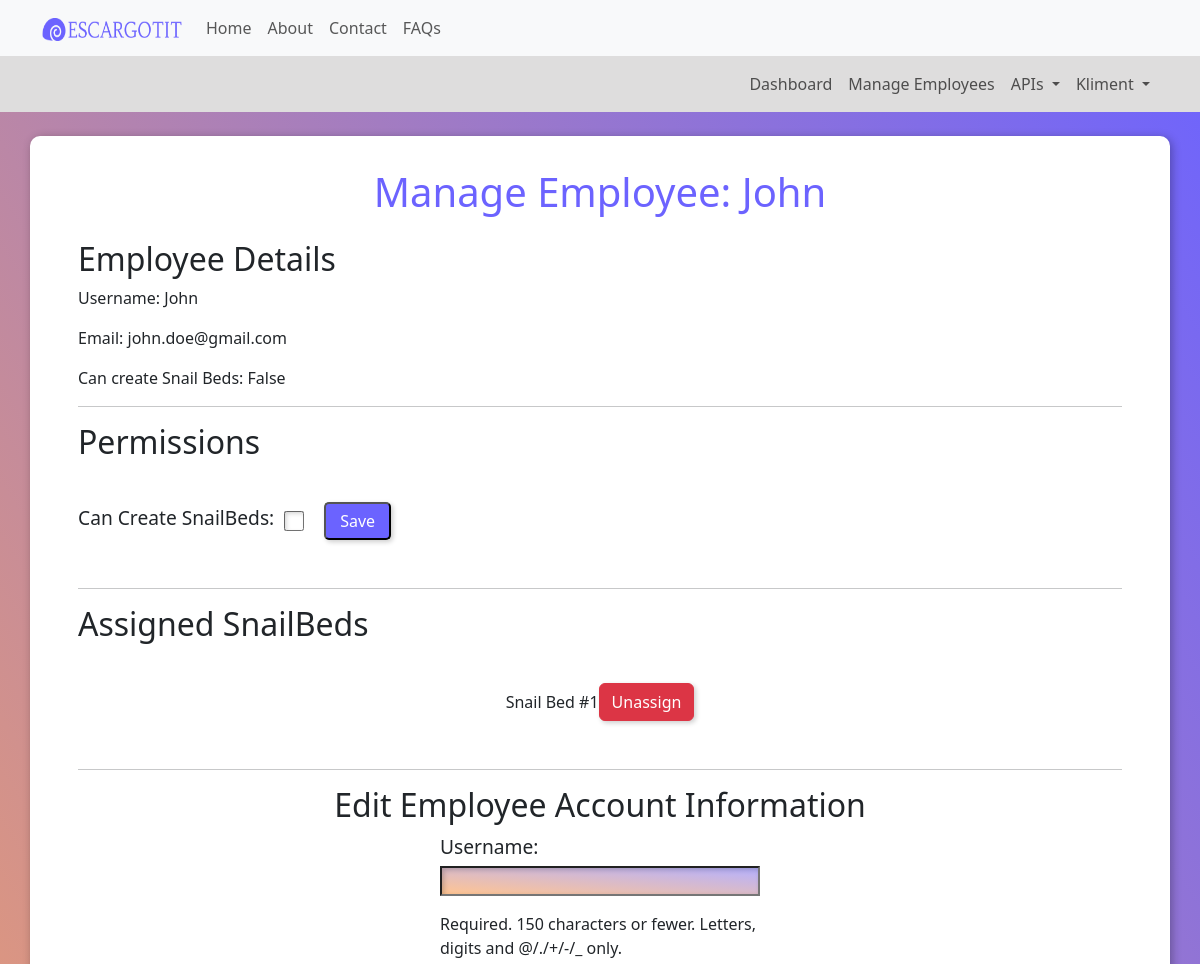
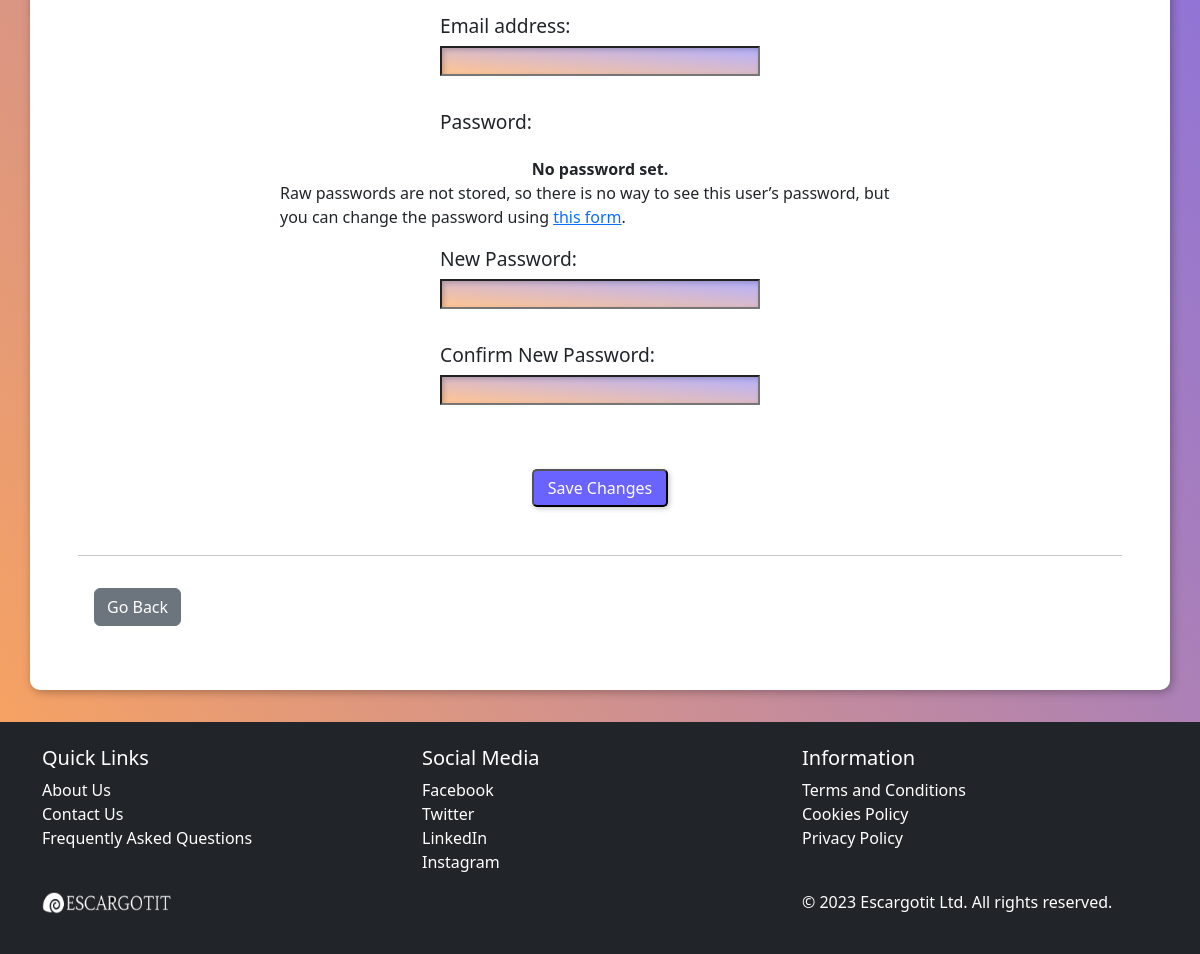
Page /manage_employee/9/ (signed in) on the committed database (2 pictures, top to bottom).
### core/models.py (models this page shows, shortened)
class EmployeeUser(models.Model):
    user = models.OneToOneField(User, on_delete=models.CASCADE)
    admin = models.ForeignKey(AdminUser, on_delete=models.CASCADE, null=True, blank=True)
    can_create_snailbed = models.BooleanField(default=False)

class SnailBed(models.Model):
    bed_name = models.CharField(max_length=100, unique=False, null=True, blank=True)
    user = models.ForeignKey(AdminUser, on_delete=models.CASCADE, null=True, blank=True, db_constraint=False)
    employee = models.ForeignKey(EmployeeUser, on_delete=models.SET_NULL, null=True, blank=True, db_constraint=False)
    snail_amount = models.IntegerField(null=True, blank=True)
    hatch_rate = models.ForeignKey('SnailHatchRate', on_delete=models.SET_NULL, null=True, blank=True)
    mortality_rate = models.ForeignKey('SnailMortalityRate', on_delete=models.SET_NULL, null=True, blank=True)
    maturity_rate = models.ForeignKey('TimeTakenToMature', on_delete=models.SET_NULL, null=True, blank=True)
    snail_feed = models.ForeignKey('SnailFeed', on_delete=models.SET_NULL, null=True, blank=True)

### core/views.py (the view)
# urls.py: path('manage_employee/<int:employee_id>/', views.manage_employee, name='manage_employee'),
@login_required(login_url='login')
def manage_employee(request, employee_id):
    employee = get_object_or_404(EmployeeUser, pk=employee_id)
    snailbeds_assigned = SnailBed.objects.filter(employee=employee)
    if request.method == 'POST':
        form = EmployeeUserForm(request.POST, instance=employee)
        if form.is_valid():
            form.save()
            return redirect('manage_employee', employee_id=employee.id)
        snailbed_id = request.POST.get('snailbed_id')
        if snailbed_id:
            snailbed_to_unassign = get_object_or_404(SnailBed, pk=snailbed_id)
            snailbed_to_unassign.employee = None
            snailbed_to_unassign.save()
        change_form = EmployeeChangeForm(request.POST, instance=employee)
        if change_form.is_valid():
            change_form.save()
            new_password = form.cleaned_data.get('new_password1')
            if new_password:
                employee.set_password(new_password)
                employee.save()
                update_session_auth_hash(request, employee)  # Keep the user logged in
            messages.success(request, 'Employee information updated successfully.')
            return redirect('manage_employee', employee_id=employee.id)
            messages.success(request, 'Employee information updated successfully.')
            return redirect('manage_employee', employee_id=employee.id)
    else:
        form = EmployeeUserForm(instance=employee)
        change_form = EmployeeChangeForm(instance=employee)
    context = {
        'employee': employee,
        'snailbeds_assigned': snailbeds_assigned,
        'form': form,
        'change_form': change_form,
    }
    return render(request, 'manage_employee.html', context)

### core/forms.py (shortened to what this page needs)
class EmployeeUserForm(forms.ModelForm):
    class Meta:
        model = EmployeeUser
        fields = ['can_create_snailbed']

class EmployeeChangeForm(UserChangeForm):
    new_password1 = forms.CharField(label='New Password', widget=forms.PasswordInput, required=False)
    new_password2 = forms.CharField(label='Confirm New Password', widget=forms.PasswordInput, required=False)
    class Meta:
        model = User
        fields = ['username', 'email', 'password']

### templates/manage_employee.html (shortened to what this page needs)
{% extends "base/base.html" %}
{% load static %}
{% block scripts %}
    <link href="{% static 'css/manage-employee.css' %}" rel="stylesheet" type="text/css">
{% endblock %}
{% block content %}
<div class="main container mt-4">
    <h1>Manage Employee: {{ employee.user.username }}</h1>
    <h2>Employee Details</h2>
    <p>Username: {{ employee.user.username }}</p>
    <p>Email: {{ employee.user.email }}</p>
    <p>Can create Snail Beds: {{ employee.can_create_snailbed }}</p>
    <hr>
    <h2>Permissions</h2>
    <form id="permissions" method="post">
        <label for="can_create_snailbed">Can Create SnailBeds:</label>
        <input type="checkbox" id="can_create_snailbed" name="can_create_snailbed" {% if employee.can_create_snailbed %}checked{% endif %}>
        <button type="submit">Save</button>
    </form>
    <hr>
    <h2>Assigned SnailBeds</h2>
    <ul>
        {% for snailbed in snailbeds_assigned %}
            <li>
                {{ snailbed.bed_name }}
                <form method="post" class="unassign-form" action="/unassign_employee/{{ snailbed.id }}/">
                    <button type="submit" class="btn btn-danger">Unassign</button>
                </form>
            </li>
        {% empty %}
            <li>No SnailBeds assigned.</li>
        {% endfor %}
    </ul>
    <hr>
    <h2 id="employee-account-form-title">Edit Employee Account Information</h2>
    <form method="post">
        {{ change_form.as_p }}
        <button type="submit">Save Changes</button>
    </form>
    <hr>
    <div id="button-container">
        <a class="btn btn-secondary" href="{% url 'employees' %}">Go Back</a>
    </div>
</div>
{% endblock %}

### templates/base/base.html (shortened to what this page needs)
{% load bootstrap5 %}
{% load static %}
<!DOCTYPE html>
<html lang="en">
<head>
    {% bootstrap_css %}
    {% block scripts %}{% endblock %}
</head>
<body>
    <nav class="navbar navbar-expand-lg navbar-light bg-light">
        <div class="container">
            <a class="navbar-brand" href="{% url 'index' %}">
                <img src="{% static 'images/logo.png' %}" width="140" height="23" alt="EscargotIT logo"/>
            </a>
            <div class="collapse navbar-collapse" id="navbarNav">
                <ul class="navbar-nav ml-auto">
                    <li class="nav-item">
                        <a class="nav-link" href="{% url 'index' %}">Home</a>
                    </li>
                    <li class="nav-item">
                        <a class="nav-link" href="{% url 'about' %}">About</a>
                    </li>
                    <li class="nav-item">
                        <a class="nav-link" href="{% url 'contact' %}">Contact</a>
                    </li>
                    <li class="nav-item">
                        <a class="nav-link" href="{% url 'faqs' %}">FAQs</a>
                    </li>
                </ul>
            </div>
        </div>
    </nav>
    {% if user.is_authenticated %}
    <nav class="navbar second navbar-expand-lg navbar-light bg-light">
        <div class="container">
            <div class="collapse navbar-collapse" id="navbarNav">
                <ul class="navbar-nav ml-auto">
                    <li class="nav-item">
                        <a class="nav-link" href="{% url 'dashboard' %}">Dashboard</a>
                    </li>
                    <li class="nav-item">
                        <a class="nav-link" href="{% url 'custom_admin_panel' %}">Manage Employees</a>
                    </li>
                    <li class="nav-item dropdown">
                        <a class="nav-link dropdown-toggle" href="#" id="userDropdown" role="button" data-bs-toggle="dropdown" aria-haspopup="true" aria-expanded="false">
                             APIs
                        </a>
                    </li>
                    <li class="nav-item dropdown">
                        <a class="nav-link dropdown-toggle" href="#" id="userDropdown" role="button" data-bs-toggle="dropdown" aria-haspopup="true" aria-expanded="false">
                             {{ user.username }}
                        </a>
                    </li>
                </ul>
            </div>
        </div>
    </nav>
    {% endif %}
    <link href="{% static 'css/base.css' %}" rel="stylesheet" type="text/css">
    {% block content %}{% endblock %}
    {% include 'base/footer.html' %}
</body>
</html>

### static/css/manage-employee.css (style rules this page uses)
body { background: linear-gradient(to bottom left, #6c63ff, #ffa659); }
.main.container { background-color: white; box-shadow: 2px 2px 10px rgba(0, 0, 0, 0.3); border-radius: 10px; margin-top: 2rem; margin-bottom: 2rem; padding: 1rem 3rem; }
h1 { color: #6c63ff; padding: 1rem; text-align: center; }
.main ul { padding-left: 0; display: flex; justify-content: center; }
.main li { list-style-type: none; display: flex; flex-direction: row; align-content: center; align-items: center; justify-content: space-between; }
#button-container { padding: 1rem; margin-bottom: 2rem; }
form { max-width: 40rem; margin-left: auto; margin-right: auto; display: flex; flex-direction: column; align-items: center }
form#permissions { flex-direction: row; max-width: 100%; }
#permissions #can_create_snailbed { width: 20px; height: 20px; margin-top: auto; margin-bottom: auto; margin-left: 10px; margin-right: 20px; }
form p { display: flex; flex-direction: column; width: 50%; }
form label { font-size: 1.2rem; margin-bottom: 0.3rem; }
form input { box-shadow: inset 2px 2px 5px rgba(0, 0, 0, 0.2); margin-bottom: 1rem; background: linear-gradient(to bottom left, #6b63ff7f, #ffa659a8); color: white; }
form button { font-size: 1rem !important; align-self: center; border-radius: 5px; box-shadow: 2px 2px 5px rgba(0, 0, 0, 0.2); padding: 5px 14px; margin-top: 2rem; margin-bottom: 2rem; background-color: #6b63ff; font-weight: 400; color: white; }
#employee-account-form-title { text-align: center; }

### static/css/base.css (style rules this page uses)
nav.navbar.second { background-color: rgb(222, 221, 221) !important; }
nav.navbar.second > div.container > div.collapse { flex-direction: row-reverse !important; }

### rows in the picture
EmployeeUser: user.username "John", user.email "john.doe@gmail.com", can_create_snailbed "False"
SnailBed: bed_name "Snail Bed #1"

### other values in the picture
{{ user.username }} "Kliment"
